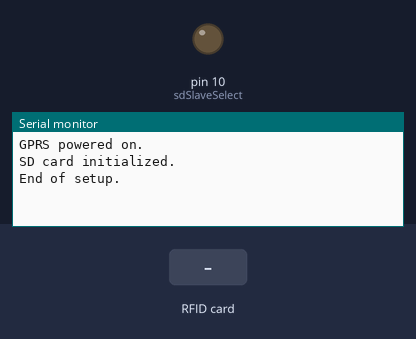
The sketch below on a simulated Arduino Uno, built with avr-gcc and run on an emulated ATmega328P. Shown: output pins drawn as LEDs (lit = HIGH), the last lines printed to the serial monitor. Inputs (shaded band) come from the test bench. Storage starts empty.

Above: at 1.9 s.
2.0 s: RFID card 21 45 63 52 66 held to the reader
At 3.2 s:
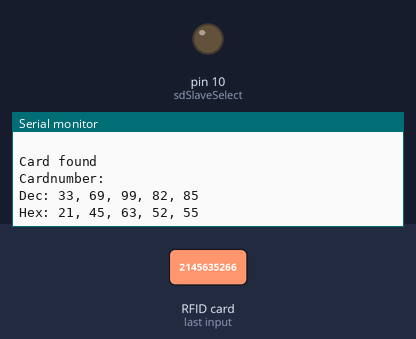
3.5 s: RFID card 5E 7A 19 C4 held to the reader
At 4.2 s:
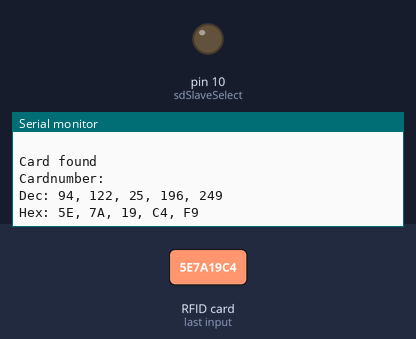

The sketch:

RFIDTrainMonitor_092414_1845.ino
```cpp
/*
RFID Train Monitoring with GSM Connectivity:
 - Read RFID tag of passing train
 - Determine direction of travel
 - Package into string for transfer
 - Send data to server via GSM network

 Considerations:
 - Include in transmitted string:
 -> Station identifier
 -> Time-stamp
 -> Pass count
 -> RFID tag
 - For debugging purposes:
 -> LED to indicate ready status
 -> Beep (piezo buzzer) to indicate RFID read

 To Do:
 - Log all train passes to SD card with time-stamp
 -> If GSM network unavailable immediately after train pass,
 wait for connectivity and send SD archived data when network
 connectivity reestablished
 -> Clean SD after defined time or SD storage limit??
 */

#define debugMode
//#define smsEnabled

#include <RFID.h>
#include <SdFat.h>
#include <SoftwareSerial.h>
#include <SPI.h>

#define gprsRXPin 7  // Receive pin for GPRS software serial
#define gprsTXPin 8  // Transmit pin for GPRS software serial
#define gprsPowPin 9  // Pin for software power-up of GPRS shield

#define sdSlaveSelect 10  // SPI chip select pin (SS) for SD card (specific to Arduino board)

#define rfidSlaveSelect 6
#define rfidPowPin 5

const int statusLED = 2;  // Pin for LED to indicate ready status

const char smsTargetNum[11] = "2145635266";  // Mobile number to send data via SMS

SdFat sd;
SdFile dataFile;

RFID rfid(rfidSlaveSelect, rfidPowPin);

SoftwareSerial gprsSerial(gprsRXPin, gprsTXPin);

////  Global strings (and associated integers)  ////

// RFID variables
int serNum0;
int serNum1;
int serNum2;
int serNum3;
int serNum4;

String rawDateTime;  // Stores raw date and time info from GPRS before parsing

// Date
String year;  // Year parsed from rawDateTime
String month;  // Month parsed from rawDateTime
String day;  // Day parsed from rawDateTime
String dateString;  // Parsed/concatenated date info from GPRS that is written to SD

// Time
String hour;  // Hour parsed from rawDateTime for 12hr time construction
String minute;  // Minute parsed from rawDateTime for 12hr time construction
String second;  // Second parsed from rawDateTime for 12hr time construction
String timeString;  // Parsed/concatenated time info from GPRS that is written to SD
String hour12;  // Stores hour after conversion from 24hr - - > 12hr time format
String dateLongString;  // Stores full long form of date after parsing from dateString
String time12hrString;  // Stores time info in 12hr time format after parsing from timeString
String dataString;  // Full data string written to SD card

void setup() {
  pinMode(rfidSlaveSelect, OUTPUT);
  pinMode(sdSlaveSelect, OUTPUT);

  Serial.begin(19200);
  SPI.begin();
  gprsSerial.begin(19200);  // Software serial for GPRS communication
  rfid.init();
  gprsPowerOn();
#ifdef debugMode
  Serial.println(F("GPRS powered on."));
#endif
  if(!sd.begin(sdSlaveSelect, SPI_FULL_SPEED)) {
    sd.initErrorHalt();
  }
#ifdef debugMode
  Serial.println(F("SD card initialized."));
  Serial.println();
#endif
  /*while(rawDateTime == "") {
    getDateTime();
    delay(1000);
  }*/
  //delay(1000);
  //getDateTime();  // Read date and time information from GPRS
  //Serial.println(rawDateTime);
  /*dateLongConst();  // Construct string with long form of date
   time12hrConst();  // Construct string with 12hr format of time

   Serial.print(F("It is currently "));
   Serial.print(time12hrString);
   Serial.print(", ");
   Serial.print(dateLongString);
   Serial.println(".");
   Serial.println();*/

#ifdef debugMode
  Serial.println(F("End of setup."));
#endif
}

void loop() {
  if (rfid.isCard()) {
    if (rfid.readCardSerial()) {
      if (rfid.serNum[0] != serNum0
        && rfid.serNum[1] != serNum1
        && rfid.serNum[2] != serNum2
        && rfid.serNum[3] != serNum3
        && rfid.serNum[4] != serNum4
        ) {
        /* With a new cardnumber, show it. */
        Serial.println(" ");
        Serial.println("Card found");
        serNum0 = rfid.serNum[0];
        serNum1 = rfid.serNum[1];
        serNum2 = rfid.serNum[2];
        serNum3 = rfid.serNum[3];
        serNum4 = rfid.serNum[4];

        //Serial.println(" ");
        Serial.println("Cardnumber:");
        Serial.print("Dec: ");
        Serial.print(rfid.serNum[0],DEC);
        Serial.print(", ");
        Serial.print(rfid.serNum[1],DEC);
        Serial.print(", ");
        Serial.print(rfid.serNum[2],DEC);
        Serial.print(", ");
        Serial.print(rfid.serNum[3],DEC);
        Serial.print(", ");
        Serial.print(rfid.serNum[4],DEC);
        Serial.println(" ");

        Serial.print("Hex: ");
        Serial.print(rfid.serNum[0],HEX);
        Serial.print(", ");
        Serial.print(rfid.serNum[1],HEX);
        Serial.print(", ");
        Serial.print(rfid.serNum[2],HEX);
        Serial.print(", ");
        Serial.print(rfid.serNum[3],HEX);
        Serial.print(", ");
        Serial.print(rfid.serNum[4],HEX);
        Serial.println(" ");
      }
      /*else {
        Serial.print(".");
      }*/
    }
  }
  rfid.halt();
}

void gprsPowerOn() {
  digitalWrite(gprsPowPin, LOW);
  delay(100);
  digitalWrite(gprsPowPin, HIGH);
  delay(500);
  digitalWrite(gprsPowPin, LOW);
  delay(100);
}

#ifdef smsEnabled
void smsLocation() {
  gprsSerial.println(F("AT+CMGF=1"));
  delay(100);
  gprsSerial.print(F("AT+CMGS=\"+1"));
  delay(100);
  int i;
  for (i = 0; i < 10; i++) {
    gprsSerial.print(smsTargetNum[i]);
    delay(100);
  }
  gprsSerial.println("\"");
  delay(100);
  gprsSerial.print(F("DATA GOES HERE"));
  delay(100);
  gprsSerial.println((char)26);
  delay(1000);
  gprsSerial.flush();
#ifdef debugMode
  Serial.println(F("Coordinates sent via SMS."));
  delay(1000);
#endif
}
#endif

/*========================
 ////  Date and time  ////
 =======================*/

// Read date/time info from GPRS shield and parse into year, month, and day for reformatting to US date format
void getDateTime() {
  dateString = "";
  timeString = "";
  year = "";  // Clear year string before reading from GPRS
  month = "";  // Clear month string before reading from GPRS
  day = "";  // Clear day string before reading from GPRS

  gprsSerial.println("AT+CCLK?");  // Read date/time from GPRS
  if(gprsSerial.available()) {  // If data is coming from GPRS
    while(gprsSerial.available()) {  // Read the data into string from incoming bytes while they're available
      char c = gprsSerial.read();  // Read each byte sent, one at a time, into storage variable
      rawDateTime += c;  // Add character to the end of the data string to be written to SD later
      delay(10);
    }
    for(int y = 10; y < 112; y++) {  // Parse out year characters from rawDateTime
      year += String(rawDateTime.charAt(y));
    }
    for(int mo = 13; mo < 15; mo++) {  // Parse out month characters from rawDateTime
      month += String(rawDateTime.charAt(mo));
    }
    for(int d = 16; d < 18; d++) {  // Parse out day characters from rawDateTime
      day += String(rawDateTime.charAt(d));
    }
    for(int t = 19; t < 27; t++) {  // Parse out time characters from rawDateTime
      timeString += String(rawDateTime.charAt(t));
    }

    // Construct US formatted date string (M/D/Y)
    dateString += String(month);
    dateString += "/";
    dateString += String(day);
    dateString += "/";
    dateString += String(year);
  }
  rawDateTime = "";  // Clear rawDateTime string for use on next read
}
```

Measured:
- after the input at 2.0 s, the serial monitor: prints a new line at once (image 1)
- after the input at 3.5 s, the serial monitor: prints a new line at once (image 2)
